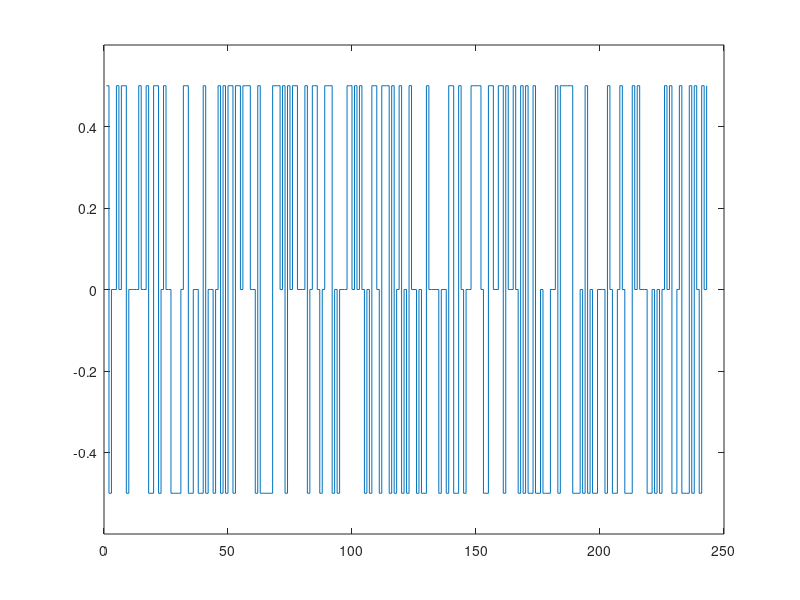
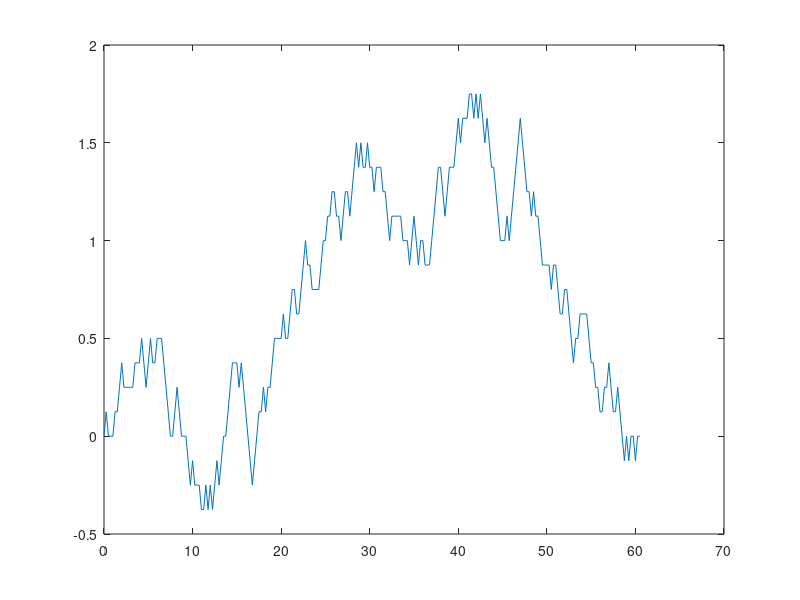

These figures' MATLAB source, in order:
%This script generates a pseudorandom ternary sequence, as outlined by
%Robert Peterka in "Sensorimotor Integration in Human Postural Control". It
%used a shift register to generate an output, which is calculated by a
%modulo 3 addition of the last 3 register positions at the time step.

clear
close all
clc

VelGain = 0.5;  

%Reg = [2 0 2 0 2];             %The given initial sequence from the paper
Reg = [0 1 2 0 1];

TimeStep = 0.25;

Position(1) = 0;

%Pseudorandom sequence has a period of i = 243
for i = 1:243
    %Calculate output with modulo 3 addition
    Output(i) = mod(Reg(3)-Reg(4)-Reg(5), 3);

    %shift Register values
    Reg(2:5) = Reg(1:4);
    Reg(1) = Output(i);
    
    %Convert the Ouput into a velocity profile
    if Output(i) == 0
        Vel(i) = 0;
    elseif Output(i) == 1
        Vel(i) = VelGain;
    else
        Vel(i) = -VelGain;
    end
    
    %Integrate velocity for a position profile
    if i == 1
        Position(i) = 0;
    else
        Position(i) = Position(i-1) + Vel(i-1)*TimeStep;
    end
    
    time(i) = TimeStep*(i-1);
end

figure
stairs(Vel)
ylim([-VelGain*1.2 VelGain*1.2])

figure
plot(time, Position)